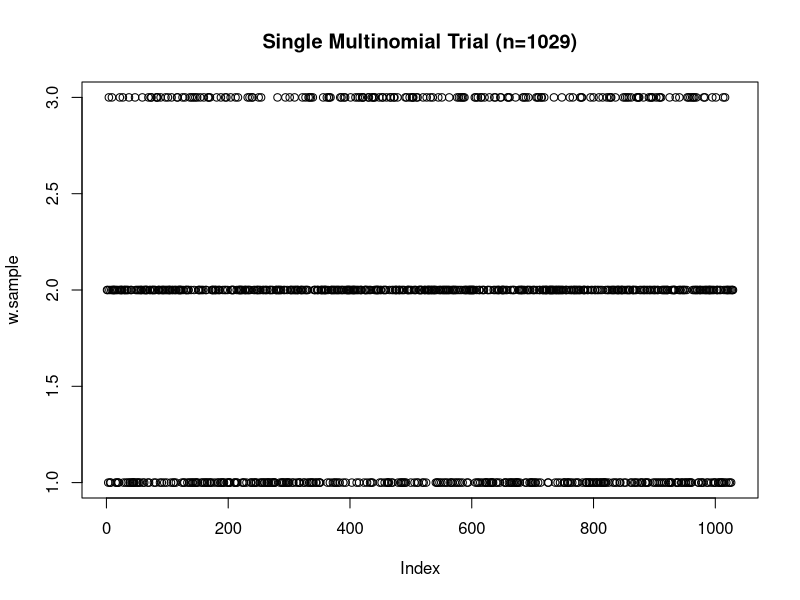
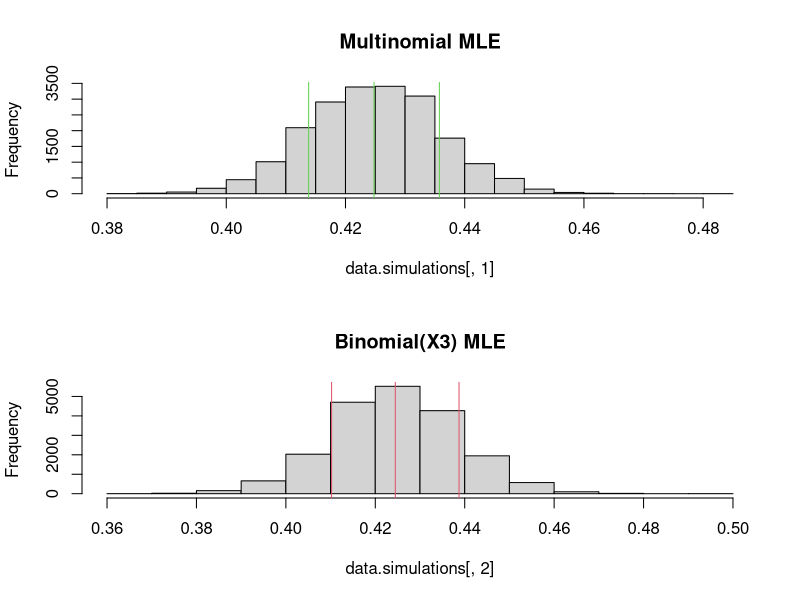
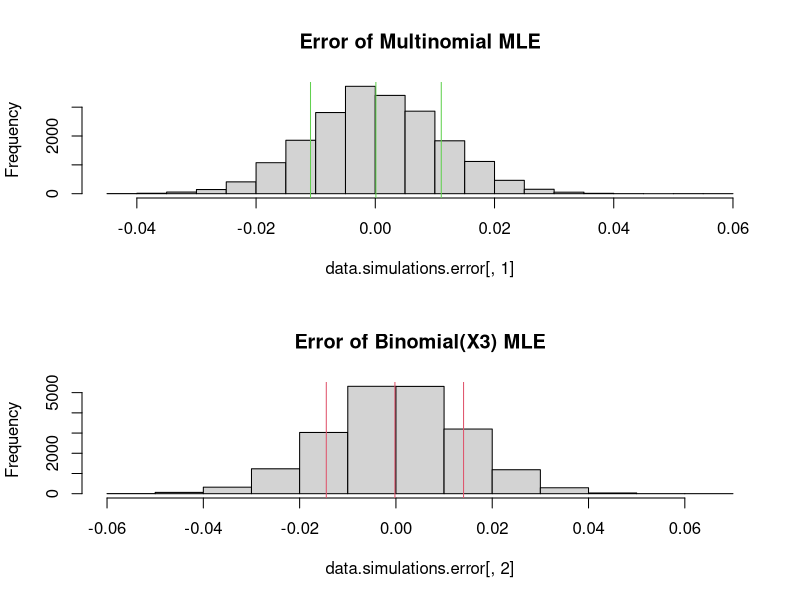
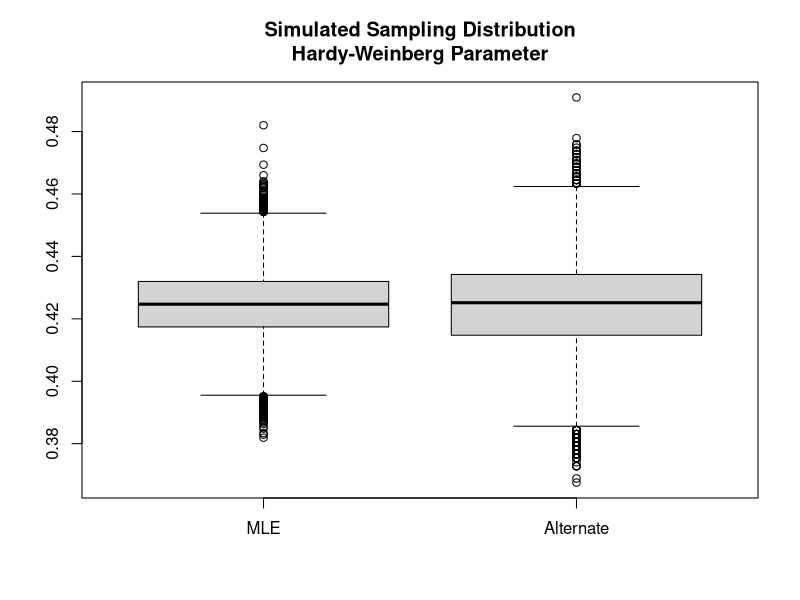
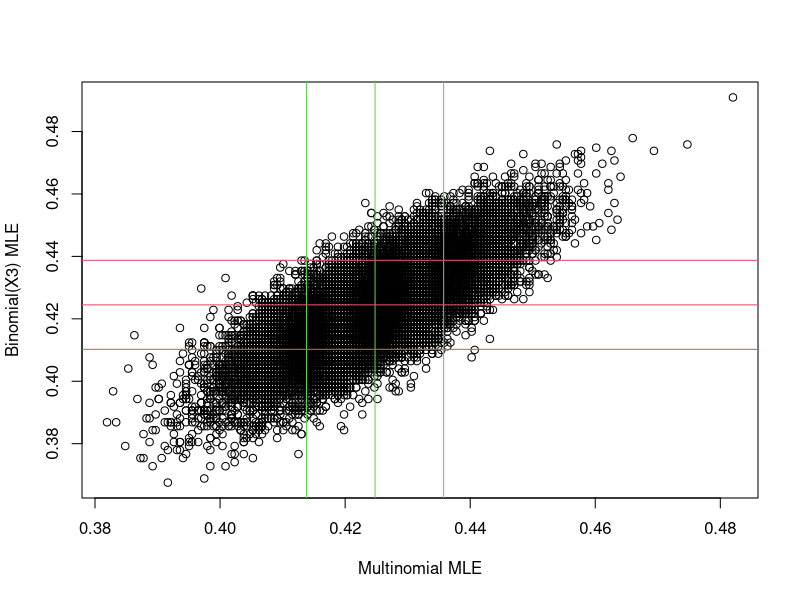

R code for these plots, in order:
# Rproject3_script1_multinomial_simulation.r
#
# Parametric Bootstrap simulation of sampling distributions for alternate estimators

# Multinomial Counts:  Hardy Weinberg Equilibrium

# 1.1 Trinomial data----
#     from Example 8.5.1.A, p. 273 of Rice.
#
# x=(X1,X2,X3)  # counts of multinomial cells (1,2,3)

# Erythrocyte antigen blood types of n=1029 Hong Kong population in 1937.
x<-c(342,500,187)

# 1.2 Two estimators:  Multinomial MLE and Binomial(X3) MLE ----

x.n=sum(x)
x.theta.mle=(2*x[3] + x[2])/(2*sum(x))
x.theta.binomialx3=sqrt(x[3]/sum(x))

print(x.theta.mle)
print(x.theta.binomialx3)


# 2.0 Simulate sampling distribution of estimators ----

#   1000 trials (the sampling distribution) of the two estimators

# For each trial, generate  sample  of size n=1027 from the multinomial distribution
#     w.samplespace=c(1,2,3); the outcomes/cells of the multinomial 
#     prob=fcn.probs.hardyweinberg(x.theta.mle); the cell probilities
#   
#   Compute estimates of the Hardy-Weinberg theta parameter 
#     by Multinomial MLE and Binomial(X3) MLE

# 2.1 R functions for the simulation ----

# function computing cell probabilities given Hardy-Weinberg theta parameter
fcn.probs.hardyweinberg<-function(theta0){
  probs=c((1-theta0)**2, 2*theta0*(1-theta0), theta0**2)
  return(probs)
}

# function computing cell counts given w.sample, a sample of single-outcome multinomial
# random variables (comparable to Bernoulli outcomes underlying a binomial)
fcn.w.sample.counts<-function(w.sample, w.samplespace){
  result=0*w.samplespace
  for (j.outcome in c(1:length(w.samplespace))){
    result[j.outcome]<-sum(w.sample==w.samplespace[j.outcome])
    }
  return(result)
}

# 2.2 Validate functions for single trial example ----

args(sample)
w.samplespace=c(1,2,3)

w.sample= sample(x=w.samplespace,size=x.n,replace=TRUE, 
        prob=fcn.probs.hardyweinberg(x.theta.mle))
w.sample.counts<-fcn.w.sample.counts(w.sample, w.samplespace)

par(mfcol=c(1,1))
plot(w.sample,main=paste("Single Multinomial Trial (n=", as.character(x.n),")",sep=""))

print(table(w.sample))
print(w.sample.counts)

# 2.3 Conduct Simulation ----

n.simulations=20000

data.simulations<-matrix(NA,nrow=n.simulations, ncol=2)
dimnames(data.simulations)[[2]]<-c("MLE","Alternate")
for (j.simulation in c(1:n.simulations)){
  
  j.w.sample= sample(x=w.samplespace,size=x.n,replace=TRUE, 
                   prob=fcn.probs.hardyweinberg(x.theta.mle))
  j.w.sample.counts<-fcn.w.sample.counts(j.w.sample, w.samplespace)
  
  x.j=j.w.sample.counts
  # print(x.j)
  
x.j.theta.mle=(2*x.j[3] + x.j[2])/(2*sum(x.j))
x.j.theta.binomialx3=sqrt(x.j[3]/sum(x.j))
  data.simulations[j.simulation,1]=x.j.theta.mle
  data.simulations[j.simulation,2]=x.j.theta.binomialx3
}

# 3.  Simulation Results ----


# 3.1 Histogram of estimators sampling distributions -----
par(mfcol=c(2,1))
print(simulations.means<-apply(data.simulations,2,mean))
print(simulation.stdevs<-sqrt(apply(data.simulations,2,var)))

hist(data.simulations[,1], main="Multinomial MLE")
abline(v=simulations.means[1] +c(-1,0,1)*simulation.stdevs[1], col=c(3,3,3))

hist(data.simulations[,2], main="Binomial(X3) MLE")
abline(v=simulations.means[2] +c(-1,0,1)*simulation.stdevs[2], col=c(2,2,2))

# 3.2 Histograms of estimation errors for each estimator ----
data.simulations.error=data.simulations-x.theta.mle

par(mfcol=c(2,1))
hist(data.simulations.error[,1] , main="Error of Multinomial MLE")
print(simulations.error.means<-apply(data.simulations.error,2,mean))
print(simulations.error.stdevs<-sqrt(apply(data.simulations.error,2,var)))
abline(v=simulations.error.means[1] +c(-1,0,1)*simulations.error.stdevs[1], col=c(3,3,3))


hist(data.simulations.error[,2], main="Error of Binomial(X3) MLE")
abline(v=simulations.error.means[2] +c(-1,0,1)*simulations.error.stdevs[2], col=c(2,2,2))

# 3.3 Boxplot comparing sampling distributions ----
par(mfcol=c(1,1))
boxplot(data.simulations, 
        main="Simulated Sampling Distribution\nHardy-Weinberg Parameter")

# 3.4 Scatterplot of joint distribution of estimates ----
plot(data.simulations[,1], data.simulations[,2],xlab="Multinomial MLE", ylab="Binomial(X3) MLE")
abline(v=simulations.means[1] +c(-1,0,1)*simulation.stdevs[1], col=c(3,3,3))
abline(h=simulations.means[2] +c(-1,0,1)*simulation.stdevs[2], col=c(2,2,2))




# 4. Bootstrap Confidence Interval ----

head(data.simulations.error)
quantile(data.simulations.error[,1],probs=c(.05,.95))
quantile(data.simulations.error[,2],probs=c(.05,.95))


x.theta.mle
x.theta.binomialx3

# 4.1 Approximate 90% confidence interval based on MLE ----

approx.CI.limits.90percent.mle=x.theta.mle +c(- quantile(data.simulations.error[,1], probs=.95),
                                              - quantile(data.simulations.error[,1],probs=.05))
approx.CI.limits.90percent.mle


# 4.2 Approximate 90% confidence interval based on BINOMIALX3 ----

approx.CI.limits.90percent.binomialx3=x.theta.binomialx3 +c(- quantile(data.simulations.error[,2], probs=.95),
                                                            - quantile(data.simulations.error[,2],probs=.05))
approx.CI.limits.90percent.binomialx3